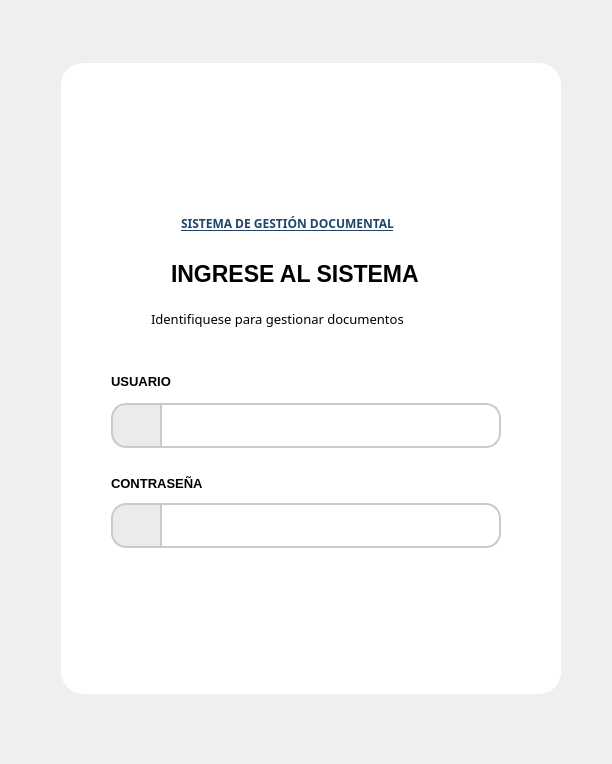
<?xml version="1.0" encoding="UTF-8"?>
<ui version="4.0">
 <class>Login</class>
 <widget class="QWidget" name="Login">
  <property name="windowModality">
   <enum>Qt::WindowModal</enum>
  </property>
  <property name="geometry">
   <rect>
    <x>0</x>
    <y>0</y>
    <width>612</width>
    <height>764</height>
   </rect>
  </property>
  <property name="sizePolicy">
   <sizepolicy hsizetype="Preferred" vsizetype="Preferred">
    <horstretch>0</horstretch>
    <verstretch>0</verstretch>
   </sizepolicy>
  </property>
  <property name="minimumSize">
   <size>
    <width>500</width>
    <height>650</height>
   </size>
  </property>
  <property name="focusPolicy">
   <enum>Qt::TabFocus</enum>
  </property>
  <property name="windowTitle">
   <string>INICIO DE SESIÓN</string>
  </property>
  <layout class="QGridLayout" name="gridLayout">
   <item row="0" column="1">
    <spacer name="verticalSpacer_2">
     <property name="orientation">
      <enum>Qt::Vertical</enum>
     </property>
     <property name="sizeType">
      <enum>QSizePolicy::Minimum</enum>
     </property>
     <property name="sizeHint" stdset="0">
      <size>
       <width>20</width>
       <height>10</height>
      </size>
     </property>
    </spacer>
   </item>
   <item row="1" column="0">
    <spacer name="horizontalSpacer">
     <property name="orientation">
      <enum>Qt::Horizontal</enum>
     </property>
     <property name="sizeHint" stdset="0">
      <size>
       <width>20</width>
       <height>20</height>
      </size>
     </property>
    </spacer>
   </item>
   <item row="1" column="1" alignment="Qt::AlignHCenter|Qt::AlignVCenter">
    <widget class="QWidget" name="widget" native="true">
     <property name="minimumSize">
      <size>
       <width>550</width>
       <height>680</height>
      </size>
     </property>
     <widget class="QLabel" name="label">
      <property name="geometry">
       <rect>
        <x>30</x>
        <y>30</y>
        <width>500</width>
        <height>631</height>
       </rect>
      </property>
      <property name="minimumSize">
       <size>
        <width>430</width>
        <height>600</height>
       </size>
      </property>
      <property name="styleSheet">
       <string notr="true">background-color: #ffffff;
border-radius: 22px;
</string>
      </property>
      <property name="text">
       <string/>
      </property>
     </widget>
     <widget class="QWidget" name="widget" native="true">
      <property name="geometry">
       <rect>
        <x>60</x>
        <y>40</y>
        <width>440</width>
        <height>600</height>
       </rect>
      </property>
      <property name="minimumSize">
       <size>
        <width>400</width>
        <height>600</height>
       </size>
      </property>
      <property name="layoutDirection">
       <enum>Qt::LeftToRight</enum>
      </property>
      <property name="styleSheet">
       <string notr="true">
frame_2, frame_3{
	border: 2px solid #ffffff;
}</string>
      </property>
      <widget class="QPushButton" name="btn_ingresar">
       <property name="geometry">
        <rect>
         <x>10</x>
         <y>520</y>
         <width>420</width>
         <height>45</height>
        </rect>
       </property>
       <property name="font">
        <font>
         <family>Verdana</family>
         <pointsize>11</pointsize>
         <weight>75</weight>
         <bold>true</bold>
        </font>
       </property>
       <property name="cursor">
        <cursorShape>PointingHandCursor</cursorShape>
       </property>
       <property name="toolTip">
        <string>Acceder</string>
       </property>
       <property name="layoutDirection">
        <enum>Qt::RightToLeft</enum>
       </property>
       <property name="autoFillBackground">
        <bool>false</bool>
       </property>
       <property name="styleSheet">
        <string notr="true">QPushButton#btn_ingresar {
    /* Degradado lineal de azul oscuro a azul medio */
    background-color: qlineargradient(spread:pad, x1:0, y1:0, x2:1, y2:0, 
        stop:0 rgba(31, 69, 110, 255), 
        stop:1 rgba(74, 144, 226, 255)); 
    
    color: white;
    border-radius: 20px;
    font-weight: bold;
    border: none;
}

/* EFECTO CUANDO PASAS EL MOUSE */
QPushButton#btn_ingresar:hover {
    /* Invertimos o aclaramos el degradado para que se note el movimiento */
    background-color: qlineargradient(spread:pad, x1:0, y1:0, x2:1, y2:0, 
        stop:0 rgba(41, 89, 140, 255), 
        stop:1 rgba(100, 170, 255, 255));
}

/* EFECTO CUANDO HACES CLIC */
QPushButton#btn_ingresar:pressed {
    /* Un degradado mucho más oscuro para dar sensación de hundido */
    background-color: qlineargradient(spread:pad, x1:0, y1:0, x2:1, y2:0, 
        stop:0 rgba(20, 45, 75, 255), 
        stop:1 rgba(31, 69, 110, 255));
    padding-top: 2px;
}</string>
       </property>
       <property name="text">
        <string>INGRESAR</string>
       </property>
       <property name="icon">
        <iconset resource="../assets/resource.qrc">
         <normaloff>:/res_icon/icons/login_icon.svg</normaloff>:/res_icon/icons/login_icon.svg</iconset>
       </property>
       <property name="iconSize">
        <size>
         <width>30</width>
         <height>30</height>
        </size>
       </property>
       <property name="shortcut">
        <string/>
       </property>
       <property name="checkable">
        <bool>false</bool>
       </property>
       <property name="checked">
        <bool>false</bool>
       </property>
       <property name="autoRepeat">
        <bool>false</bool>
       </property>
       <property name="flat">
        <bool>false</bool>
       </property>
      </widget>
      <widget class="QLabel" name="label_4">
       <property name="geometry">
        <rect>
         <x>80</x>
         <y>180</y>
         <width>291</width>
         <height>41</height>
        </rect>
       </property>
       <property name="font">
        <font>
         <family>Segoe UI</family>
         <pointsize>17</pointsize>
         <weight>75</weight>
         <bold>true</bold>
        </font>
       </property>
       <property name="text">
        <string>INGRESE AL SISTEMA </string>
       </property>
      </widget>
      <widget class="QLabel" name="label_5">
       <property name="geometry">
        <rect>
         <x>60</x>
         <y>230</y>
         <width>331</width>
         <height>31</height>
        </rect>
       </property>
       <property name="font">
        <font>
         <family>Sans Serif Collection</family>
         <pointsize>10</pointsize>
        </font>
       </property>
       <property name="text">
        <string>Identifiquese para gestionar documentos</string>
       </property>
      </widget>
      <widget class="QFrame" name="frame_2">
       <property name="geometry">
        <rect>
         <x>10</x>
         <y>310</y>
         <width>411</width>
         <height>71</height>
        </rect>
       </property>
       <property name="styleSheet">
        <string notr="true">QLineEdit {
    text-transform: uppercase;
	border: 2px solid #cacaca;
	border-top-right-radius: 15px;
	border-bottom-right-radius: 15px;
    padding: 0px 0px 2px 8px; /* Espacio interno: Arriba Derecha Abajo Izquierda */
}
/*QLineEdit[text=&quot;&quot;] {
    text-transform: none;rgb(202, 202, 202)
}*/

/* Pon esto en el StyleSheet del objeto en el Designer o en VS Code */
QLabel#label_7 {
	border-top-left-radius: 15px;
    border-bottom-left-radius: 15px;
    background-color: #ebebeb;
    border: 2px solid #cacaca;
    
    padding: 5px 7.5px 5px 7.5px; /* Prueba también con padding si quieres espacio interno */
}
</string>
       </property>
       <property name="frameShape">
        <enum>QFrame::NoFrame</enum>
       </property>
       <property name="frameShadow">
        <enum>QFrame::Raised</enum>
       </property>
       <property name="lineWidth">
        <number>1</number>
       </property>
       <widget class="QLineEdit" name="input_user">
        <property name="geometry">
         <rect>
          <x>59</x>
          <y>20</y>
          <width>341</width>
          <height>45</height>
         </rect>
        </property>
        <property name="font">
         <font>
          <family>Verdana</family>
          <pointsize>10</pointsize>
          <stylestrategy>PreferDefault</stylestrategy>
         </font>
        </property>
        <property name="tabletTracking">
         <bool>false</bool>
        </property>
        <property name="focusPolicy">
         <enum>Qt::StrongFocus</enum>
        </property>
        <property name="toolTip">
         <string>Ingresa nombre de usuario</string>
        </property>
        <property name="styleSheet">
         <string notr="true"/>
        </property>
        <property name="inputMethodHints">
         <set>Qt::ImhNone</set>
        </property>
        <property name="inputMask">
         <string/>
        </property>
        <property name="text">
         <string/>
        </property>
        <property name="maxLength">
         <number>10</number>
        </property>
        <property name="frame">
         <bool>true</bool>
        </property>
        <property name="cursorPosition">
         <number>0</number>
        </property>
        <property name="alignment">
         <set>Qt::AlignLeading|Qt::AlignLeft|Qt::AlignVCenter</set>
        </property>
        <property name="dragEnabled">
         <bool>false</bool>
        </property>
        <property name="readOnly">
         <bool>false</bool>
        </property>
        <property name="placeholderText">
         <string/>
        </property>
        <property name="cursorMoveStyle">
         <enum>Qt::LogicalMoveStyle</enum>
        </property>
        <property name="clearButtonEnabled">
         <bool>true</bool>
        </property>
       </widget>
       <widget class="QLabel" name="label_7">
        <property name="geometry">
         <rect>
          <x>10</x>
          <y>20</y>
          <width>51</width>
          <height>45</height>
         </rect>
        </property>
        <property name="sizePolicy">
         <sizepolicy hsizetype="Preferred" vsizetype="Preferred">
          <horstretch>10</horstretch>
          <verstretch>10</verstretch>
         </sizepolicy>
        </property>
        <property name="minimumSize">
         <size>
          <width>0</width>
          <height>0</height>
         </size>
        </property>
        <property name="baseSize">
         <size>
          <width>0</width>
          <height>0</height>
         </size>
        </property>
        <property name="autoFillBackground">
         <bool>false</bool>
        </property>
        <property name="styleSheet">
         <string notr="true"/>
        </property>
        <property name="text">
         <string/>
        </property>
        <property name="textFormat">
         <enum>Qt::AutoText</enum>
        </property>
        <property name="pixmap">
         <pixmap resource="../assets/resource.qrc">:/res_icon/icons/icon1.svg</pixmap>
        </property>
        <property name="scaledContents">
         <bool>true</bool>
        </property>
        <property name="alignment">
         <set>Qt::AlignCenter</set>
        </property>
        <property name="margin">
         <number>0</number>
        </property>
       </widget>
      </widget>
      <widget class="QFrame" name="frame_3">
       <property name="geometry">
        <rect>
         <x>10</x>
         <y>410</y>
         <width>411</width>
         <height>71</height>
        </rect>
       </property>
       <property name="styleSheet">
        <string notr="true">QLineEdit{
	border: 2px solid #cacaca; 
	border-top-right-radius: 15px;
	border-bottom-right-radius: 15px;
	padding: 0px 0px 2px 8px;
}

QLabel#label_8{
	border-top-left-radius: 15px;
	border-bottom-left-radius: 15px;
	background-color: #ebebeb;
	border: 2px solid #cacaca; 
	padding: 7px 9px 7px 11px;
}

</string>
       </property>
       <property name="frameShape">
        <enum>QFrame::NoFrame</enum>
       </property>
       <property name="frameShadow">
        <enum>QFrame::Raised</enum>
       </property>
       <widget class="QLineEdit" name="input_pass">
        <property name="geometry">
         <rect>
          <x>59</x>
          <y>20</y>
          <width>341</width>
          <height>45</height>
         </rect>
        </property>
        <property name="font">
         <font>
          <family>Verdana</family>
          <pointsize>10</pointsize>
         </font>
        </property>
        <property name="tabletTracking">
         <bool>true</bool>
        </property>
        <property name="focusPolicy">
         <enum>Qt::StrongFocus</enum>
        </property>
        <property name="toolTip">
         <string>Ingrese la contraseña</string>
        </property>
        <property name="styleSheet">
         <string notr="true"/>
        </property>
        <property name="inputMethodHints">
         <set>Qt::ImhHiddenText|Qt::ImhNoAutoUppercase|Qt::ImhNoPredictiveText|Qt::ImhSensitiveData</set>
        </property>
        <property name="maxLength">
         <number>8</number>
        </property>
        <property name="echoMode">
         <enum>QLineEdit::Password</enum>
        </property>
        <property name="cursorPosition">
         <number>0</number>
        </property>
        <property name="dragEnabled">
         <bool>false</bool>
        </property>
        <property name="placeholderText">
         <string/>
        </property>
        <property name="clearButtonEnabled">
         <bool>true</bool>
        </property>
       </widget>
       <widget class="QLabel" name="label_8">
        <property name="geometry">
         <rect>
          <x>10</x>
          <y>20</y>
          <width>51</width>
          <height>45</height>
         </rect>
        </property>
        <property name="autoFillBackground">
         <bool>false</bool>
        </property>
        <property name="styleSheet">
         <string notr="true"/>
        </property>
        <property name="text">
         <string/>
        </property>
        <property name="pixmap">
         <pixmap resource="../assets/resource.qrc">:/res_icon/icons/icon2.svg</pixmap>
        </property>
        <property name="scaledContents">
         <bool>true</bool>
        </property>
        <property name="margin">
         <number>0</number>
        </property>
       </widget>
      </widget>
      <widget class="QLabel" name="label_3">
       <property name="geometry">
        <rect>
         <x>20</x>
         <y>400</y>
         <width>141</width>
         <height>20</height>
        </rect>
       </property>
       <property name="font">
        <font>
         <family>Segoe UI</family>
         <pointsize>10</pointsize>
         <weight>75</weight>
         <bold>true</bold>
        </font>
       </property>
       <property name="text">
        <string>CONTRASEÑA</string>
       </property>
      </widget>
      <widget class="QLabel" name="label_9">
       <property name="geometry">
        <rect>
         <x>160</x>
         <y>10</y>
         <width>131</width>
         <height>131</height>
        </rect>
       </property>
       <property name="toolTip">
        <string>Logo</string>
       </property>
       <property name="styleSheet">
        <string notr="true">
border-image: url(:/res_icon/icons/hcu.png);</string>
       </property>
       <property name="text">
        <string/>
       </property>
       <property name="pixmap">
        <pixmap resource="../assets/resource.qrc">:/res_icon/icons/hcu.png</pixmap>
       </property>
       <property name="scaledContents">
        <bool>true</bool>
       </property>
       <property name="margin">
        <number>5</number>
       </property>
      </widget>
      <widget class="QLabel" name="label_6">
       <property name="geometry">
        <rect>
         <x>90</x>
         <y>130</y>
         <width>271</width>
         <height>41</height>
        </rect>
       </property>
       <property name="font">
        <font>
         <family>Microsoft PhagsPa</family>
         <pointsize>9</pointsize>
         <weight>75</weight>
         <bold>true</bold>
         <underline>true</underline>
         <strikeout>false</strikeout>
        </font>
       </property>
       <property name="styleSheet">
        <string notr="true">QLabel {
	color: rgb(31, 69, 110);
}</string>
       </property>
       <property name="text">
        <string>SISTEMA DE GESTIÓN DOCUMENTAL</string>
       </property>
      </widget>
      <widget class="QLabel" name="label_2">
       <property name="geometry">
        <rect>
         <x>20</x>
         <y>300</y>
         <width>101</width>
         <height>16</height>
        </rect>
       </property>
       <property name="font">
        <font>
         <family>Segoe UI</family>
         <pointsize>10</pointsize>
         <weight>75</weight>
         <bold>true</bold>
        </font>
       </property>
       <property name="text">
        <string>USUARIO</string>
       </property>
      </widget>
      <zorder>label_9</zorder>
      <zorder>label_4</zorder>
      <zorder>label_5</zorder>
      <zorder>frame_2</zorder>
      <zorder>frame_3</zorder>
      <zorder>label_3</zorder>
      <zorder>label_6</zorder>
      <zorder>label_2</zorder>
      <zorder>btn_ingresar</zorder>
     </widget>
    </widget>
   </item>
   <item row="1" column="2">
    <spacer name="horizontalSpacer_2">
     <property name="orientation">
      <enum>Qt::Horizontal</enum>
     </property>
     <property name="sizeHint" stdset="0">
      <size>
       <width>20</width>
       <height>20</height>
      </size>
     </property>
    </spacer>
   </item>
   <item row="2" column="1">
    <spacer name="verticalSpacer">
     <property name="orientation">
      <enum>Qt::Vertical</enum>
     </property>
     <property name="sizeType">
      <enum>QSizePolicy::Minimum</enum>
     </property>
     <property name="sizeHint" stdset="0">
      <size>
       <width>20</width>
       <height>28</height>
      </size>
     </property>
    </spacer>
   </item>
  </layout>
 </widget>
 <resources>
  <include location="../assets/resource.qrc"/>
 </resources>
 <connections/>
</ui>
